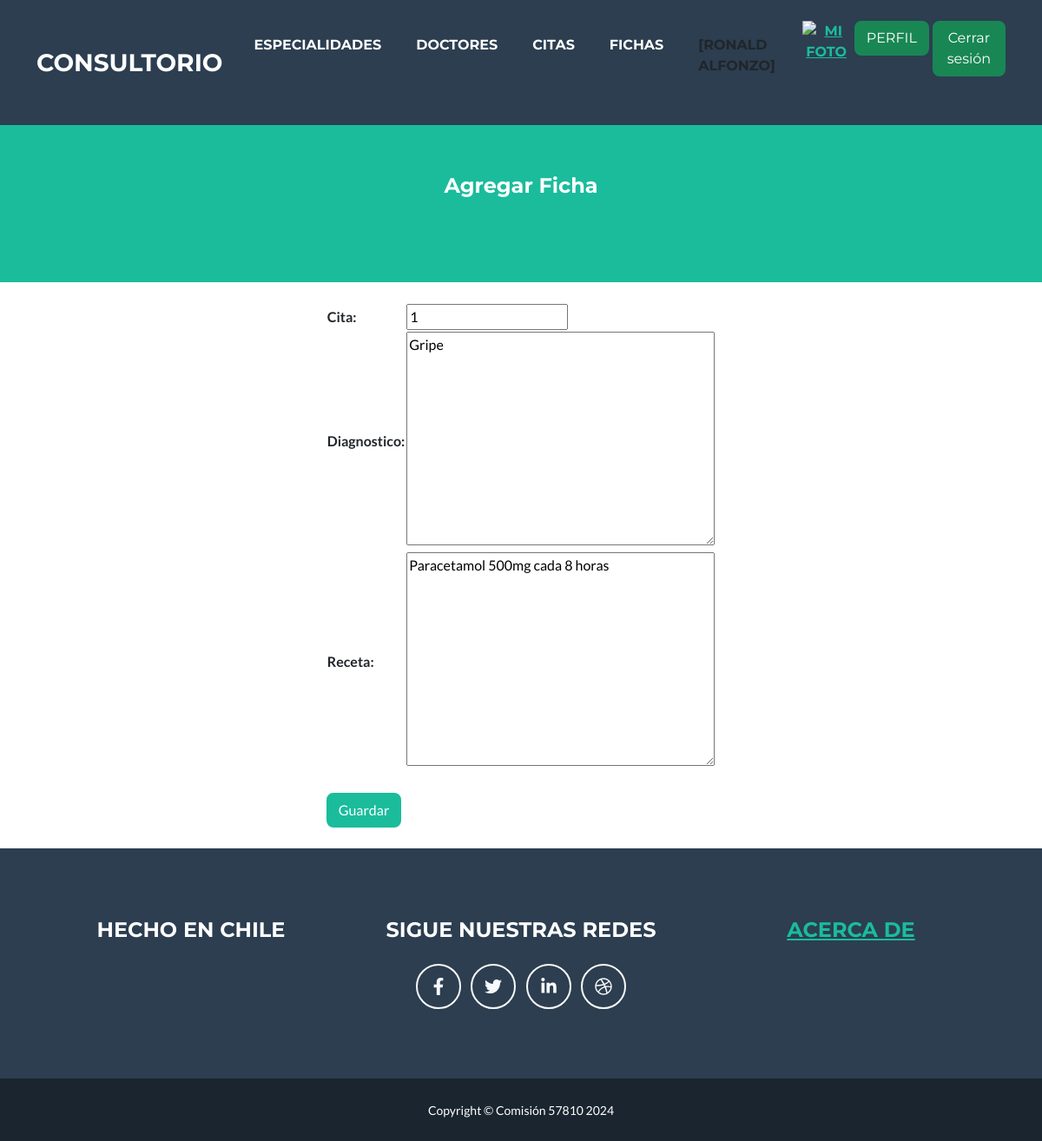
Page /fichaUpdate/4 (signed in) on the committed database.
### entidades/models.py (models this page shows, shortened)
class Ficha(models.Model):
    cita = models.IntegerField()
    diagnostico = models.TextField()
    receta = models.TextField()

### entidades/views.py (the view)
# urls.py: path('fichaUpdate/<int:pk>', FichaUpdate.as_view(), name="fichaUpdate"),
class FichaUpdate(UpdateView,LoginRequiredMixin):
    model = Ficha
    fields = ["cita","diagnostico","receta"]
    success_url = reverse_lazy("ficha")

### entidades/templates/entidades/ficha_form.html (shortened to what this page needs)
{% extends 'entidades/index.html' %}
{% block titulo %}
<h1 class="masthead-subheading font-weight-light mb-0">Agregar Ficha</h1>
{% endblock titulo %}
{% block contenido %}
<form action="" method="post">
    <div class="form-group">
    <table>
        <br>
        {{ form.as_table }}
    </table>
    <br>
    <input class="btn btn-primary btn-block" type="submit" value="Guardar">
</div>
</form>
{% endblock contenido %}

### entidades/templates/entidades/index.html (shortened to what this page needs)
<!DOCTYPE html>
<html lang="en">
    <head>
        {% load static %}
        <link href="https://cdn.jsdelivr.net/npm/bootstrap@5.3.3/dist/css/bootstrap.min.css" rel="stylesheet">
        <link href="{% static 'css/styles.css' %}" rel="stylesheet" />
    </head>
    <body id="page-top">
        <nav class="navbar navbar-expand-lg bg-secondary text-uppercase fixed-top" id="mainNav">
            <div class="container">
                <a class="navbar-brand" href="{% url 'home' %}">Consultorio</a>
                <div class="collapse navbar-collapse" id="navbarResponsive">
                    <ul class="navbar-nav ms-auto">
                        {% if user.is_authenticated  %}
                            <li class="nav-item mx-0 mx-lg-1"><a class="nav-link py-3 px-0 px-lg-3 rounded" href="{% url 'especialidades' %}">Especialidades</a></li>
                            <li class="nav-item mx-0 mx-lg-1"><a class="nav-link py-3 px-0 px-lg-3 rounded" href="{% url 'doctores' %}">Doctores</a></li>
                            <li class="nav-item mx-0 mx-lg-1"><a class="nav-link py-3 px-0 px-lg-3 rounded" href="{% url 'citas' %}">Citas</a></li>
                            <li class="nav-item mx-0 mx-lg-1"><a class="nav-link py-3 px-0 px-lg-3 rounded" href="{% url 'ficha' %}">Fichas</a></li>
                            <li class="nav-item mx-0 mx-lg-1"><p class="py-3 px-0 px-lg-3 rounded">[{{user.first_name}} {{user.last_name}}]</p></li>
                            <div class="text-center">
                                <a href="{% url 'agregarAvatar' %}"><img src="{{ request.session.avatar }}" height="40px" width="40px" alt="mi foto"> </a>
                            </div>
                            <li class="nav-item mx-0 mx-lg-1"><a class="btn btn-success" href="{% url 'perfil' %}">Perfil</a></li>
                            <form method="POST" action="{% url 'logout' %}">
                                <button class="btn btn-success btn-block" type="submit">Cerrar sesión</button>
                              </form>
                        {% else %}
                            <li class="nav-item mx-0 mx-lg-1"><a class="btn btn-primary btn-block" href="{% url 'login' %}">Ingresar</a></li>
                            <li class="nav-item mx-0 mx-lg-1"><a class="btn btn-success btn-block" href="{% url 'registro' %}">Registrarse</a></li>
                        {% endif %}
                    </ul>
                </div>
            </div>
        </nav>
        <header class="masthead bg-primary text-white text-center">
            <div class="container d-flex align-items-center flex-column">
                {% block titulo %}{% endblock titulo %}
            </div>
        </header>
        <div class="container d-flex align-items-center flex-column">
            {% block contenido %}
            {% endblock contenido %}
            </div>
        <br>
        <footer class="footer text-center">
            <div class="container">
                <div class="row">
                    <div class="col-lg-4 mb-5 mb-lg-0">
                        <h4 class="text-uppercase mb-4">Hecho en Chile</h4>
                    </div>
                    <div class="col-lg-4 mb-5 mb-lg-0">
                        <h4 class="text-uppercase mb-4">Sigue nuestras redes</h4>
                        <a class="btn btn-outline-light btn-social mx-1" href="#!"><i class="fab fa-fw fa-facebook-f"></i></a>
                        <a class="btn btn-outline-light btn-social mx-1" href="#!"><i class="fab fa-fw fa-twitter"></i></a>
                        <a class="btn btn-outline-light btn-social mx-1" href="#!"><i class="fab fa-fw fa-linkedin-in"></i></a>
                        <a class="btn btn-outline-light btn-social mx-1" href="#!"><i class="fab fa-fw fa-dribbble"></i></a>
                    </div>
                    <div class="col-lg-4">
                        <h4 class="text-uppercase mb-4"><a href="{% url 'acercaDe' %}">Acerca De</a></h4>
                    </div>
                </div>
            </div>
        </footer>
        <div class="copyright py-4 text-center text-white">
            <div class="container"><small>Copyright &copy; Comisión 57810 2024</small></div>
        </div>
    </body>
</html>

### rows in the picture
Ficha: cita "1", diagnostico "Gripe", receta "Paracetamol 500mg cada 8 horas"

### other values in the picture
{{ user.first_name }} "RONALD"
{{ user.last_name }} "ALFONZO"
